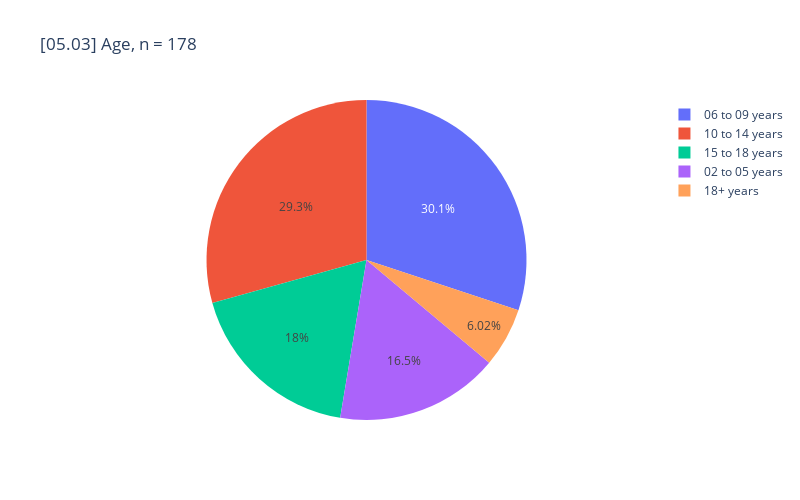
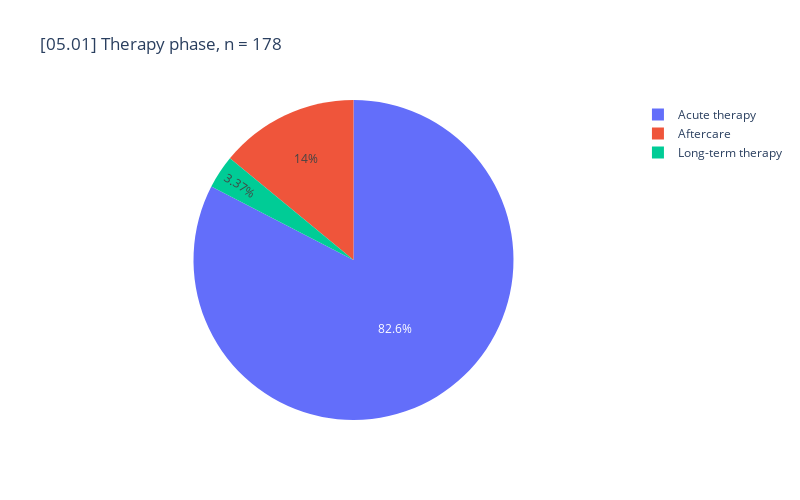
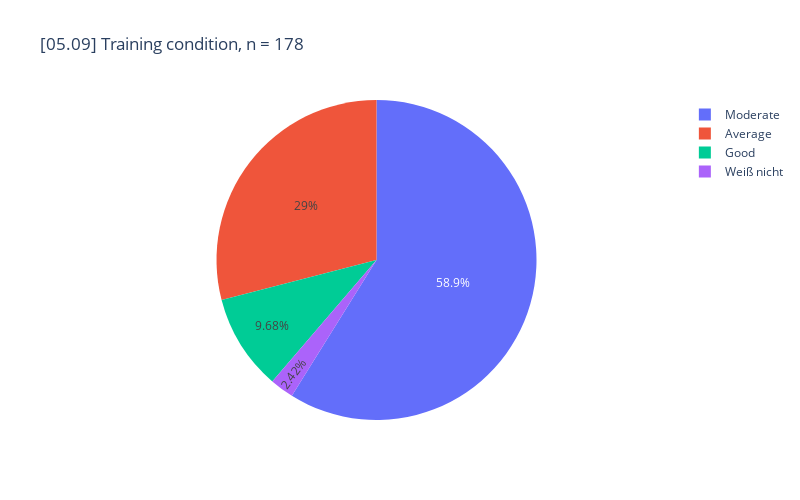
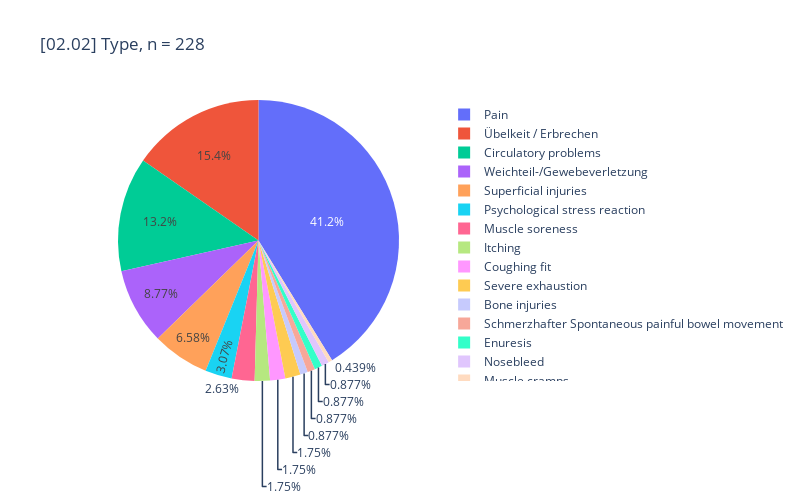

The notebook cell saved with these charts, in order:
### Code cell
stubs = ["Age", "Therapy", "Training", "Type", "Trigger","Affected", "motor", "Setting", "Group"]

for stub in stubs[:]:
    df_pie = df_csv_condensed_cleansed.copy()
    col = df_pie.find_cols([stub])[0]
    print(col)

    # * split to create arrays in cells, then explode to have atomic values
    df_pie[col] = df_pie[col].str.split("|")
    df_pie = df_pie.explode(col)
    n = len(df_pie[col])
    # display(df_pie)

    _=print_pie(df_pie[col], caption=f"{col}, n = {n:_}")

### Figure 1 — Plotly figure (JSON) as saved in the notebook; plotly's stock layout.template omitted (floating-point values rounded to 4 significant figures)
{"data": [{"domain": {"x": [0, 1], "y": [0, 1]}, "hovertemplate": "label=%{label}<br>value=%{value}<extra></extra>", "labels": ["06 to 09 years", "10 to 14 years", "15 to 18 years", "02 to 05 years", "18+ years"], "legendgroup": "", "name": "", "showlegend": true, "type": "pie", "values": [40, 39, 24, 22, 8]}], "layout": {"height": 500, "legend": {"tracegroupgap": 0}, "title": {"text": "[05.03] Age, n = 178"}, "width": 800}}

### Figure 2 — Plotly figure (JSON) as saved in the notebook; plotly's stock layout.template omitted (floating-point values rounded to 4 significant figures)
{"data": [{"domain": {"x": [0, 1], "y": [0, 1]}, "hovertemplate": "label=%{label}<br>value=%{value}<extra></extra>", "labels": ["Acute therapy", "Aftercare", "Long-term therapy"], "legendgroup": "", "name": "", "showlegend": true, "type": "pie", "values": [147, 25, 6]}], "layout": {"height": 500, "legend": {"tracegroupgap": 0}, "title": {"text": "[05.01] Therapy phase, n = 178"}, "width": 800}}

### Figure 3 — Plotly figure (JSON) as saved in the notebook; plotly's stock layout.template omitted (floating-point values rounded to 4 significant figures)
{"data": [{"domain": {"x": [0, 1], "y": [0, 1]}, "hovertemplate": "label=%{label}<br>value=%{value}<extra></extra>", "labels": ["Moderate", "Average", "Good", "Weiß nicht"], "legendgroup": "", "name": "", "showlegend": true, "type": "pie", "values": [73, 36, 12, 3]}], "layout": {"height": 500, "legend": {"tracegroupgap": 0}, "title": {"text": "[05.09] Training condition, n = 178"}, "width": 800}}

### Figure 4 — Plotly figure (JSON) as saved in the notebook; plotly's stock layout.template omitted (floating-point values rounded to 4 significant figures)
{"data": [{"domain": {"x": [0, 1], "y": [0, 1]}, "hovertemplate": "label=%{label}<br>value=%{value}<extra></extra>", "labels": ["Pain", "Übelkeit / Erbrechen", "Circulatory problems", "Weichteil-/Gewebeverletzung", "Superficial injuries", "Psychological stress reaction", "Muscle soreness", "Itching", "Coughing fit", "Severe exhaustion", "Bone injuries", "Schmerzhafter Spontaneous painful bowel movement", "Enuresis", "Nosebleed", "Muscle cramps"], "legendgroup": "", "name": "", "showlegend": true, "type": "pie", "values": [94, 35, 30, 20, 15, 7, 6, 4, 4, 4, 2, 2, 2, 2, 1]}], "layout": {"height": 500, "legend": {"tracegroupgap": 0}, "title": {"text": "[02.02] Type, n = 228"}, "width": 800}}
